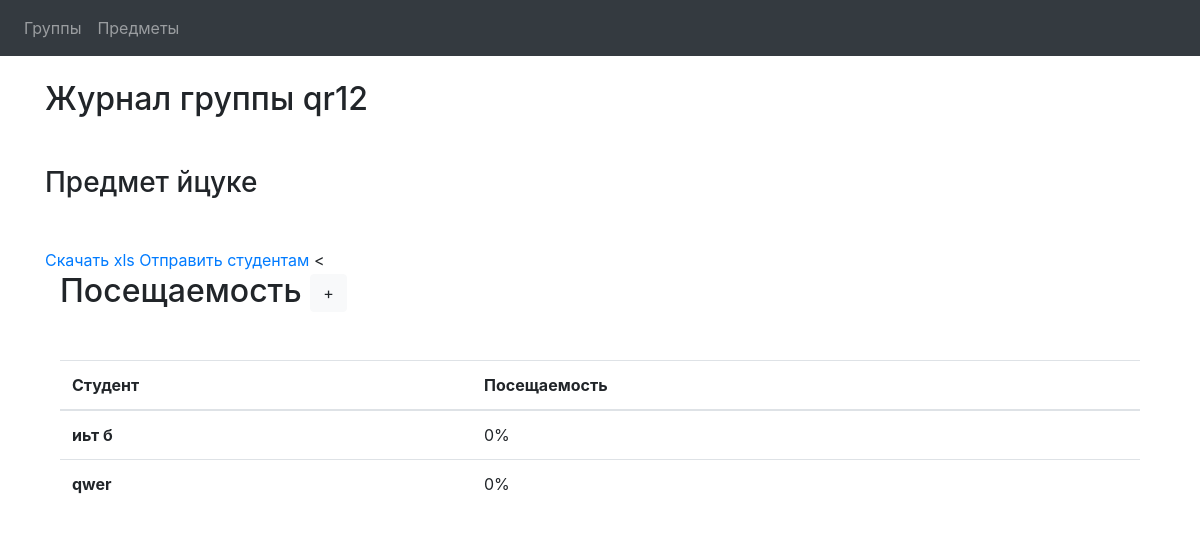
Page /3/attendance/1 on the committed database.
### class_book/apps/groups/models.py (models this page shows, shortened)
class Group(models.Model):
    name = models.CharField(max_length=30)
    subjects = models.ManyToManyField(Subject)
    email = models.EmailField()
    password = models.CharField(max_length=128)

class Student(models.Model):
    name = models.CharField(max_length=100)
    email = models.EmailField(max_length=100)
    group = models.ForeignKey(Group, on_delete=models.CASCADE)

### class_book/apps/subjects/models.py (models this page shows)
class Subject(models.Model):
    name = models.CharField(max_length=30)
    level_3 = models.FloatField(default=25)
    level_4 = models.FloatField(default=50)
    level_5 = models.FloatField(default=75)
    attendance_score = models.FloatField(default=0)

class Lesson(models.Model):
    name = models.CharField(max_length=30)
    date = models.DateField()
    subject = models.ForeignKey(Subject, on_delete=models.CASCADE)

### class_book/apps/accounting/models.py (models this page shows)
class Attendance(models.Model):
    visit = models.BooleanField(default=False)
    lesson = models.ForeignKey(Lesson, on_delete=models.CASCADE)
    student = models.ForeignKey(Student, on_delete=models.CASCADE)

### class_book/apps/groups/views.py (the view, shortened to what this page needs)
# urls.py: re_path(r'^(?P<pk>\d+)/attendance/(?P<id>\d+)$', GroupSubjectView.as_view(), {'_type': 'attendance'}, name='attendance'),
class GroupSubjectView(View):
    def get(self, request, pk, id: int = None, _type: str = None):
        if id is not None:
            subject = Subject.objects.get(id=id)
            group = Group.objects.get(id=pk)
            itogs = dict()
            for student in group.student_set.all():
                itogs[student.id] = student.id + 1
            if _type is None:
                return render(request, 'accouting/index.html', locals())
            if _type == 'attendance':
                return render(request, 'accouting/attendance.html', locals())
            if _type == 'results':
                return render(request, 'accouting/results.html', locals())
        else:
            group = Group.objects.get(id=pk)
            subject_list = Subject.objects.all().order_by("name")
            return render(request, 'groups/info.html', locals())

### class_book/apps/accounting/templatetags/my_tags.py (called while the page is built)
@register.filter
def lessons(value, args):
    student_id = value.id
    subject_id = args.id
    student = Student.objects.get(id=student_id)
    all_count = 0
    count = 0
    for attendance in student.attendance_set.all():
        if attendance.lesson.subject.id == subject_id:
            all_count += 1
            if attendance.visit:
                count += 1
    else:
        all_count = all_count if all_count else 1
    return str(int(100 * count / all_count)) + "%"

### class_book/templates/accouting/attendance.html (shortened to what this page needs)
{% extends "main/wrapper.html" %}
{% block content %}
    <div class="container">
        <h2 class="mb-5">Журнал группы {{ group.name }}</h2>
        <h3 class="mb-5">Предмет {{ subject.name }}</h3>
        <a href="/groups/{{ group.id }}/subjects/{{ subject.id }}/download">Скачать xls</a>
        <a href="/groups/{{ group.id }}/subjects/{{ subject.id }}/sending">Отправить студентам</a>
   <<div class="container">
            <h2 class="mb-5">Посещаемость
                <button type="button" class="btn btn-light" data-toggle="modal" data-target="#addModal"
                    data-whatever="lesson">+
                </button>
            </h2>
            <table class="table">
                <thead>
                <tr>
                    <th scope="col">Студент</th>
                    <th scope="col">Посещаемость</th>
                </tr>
                </thead>
                <tbody>
                {% for student in group.student_set.all %}
                    <tr>
                        <th scope="row">{{ student.name }}</th>
                        {% load my_tags %}
                        <td>{{ student| lessons:subject }}</td>
                    </tr>
                {% endfor %}
                </tbody>
            </table>
        </div>
        </div>
{% endblock %}

### rows in the picture
Group: name "qr12"
Subject: name "йцуке"
Student: name "иьт б", id.subject_id "0%"
Student: name "qwer", id.subject_id "0%"
